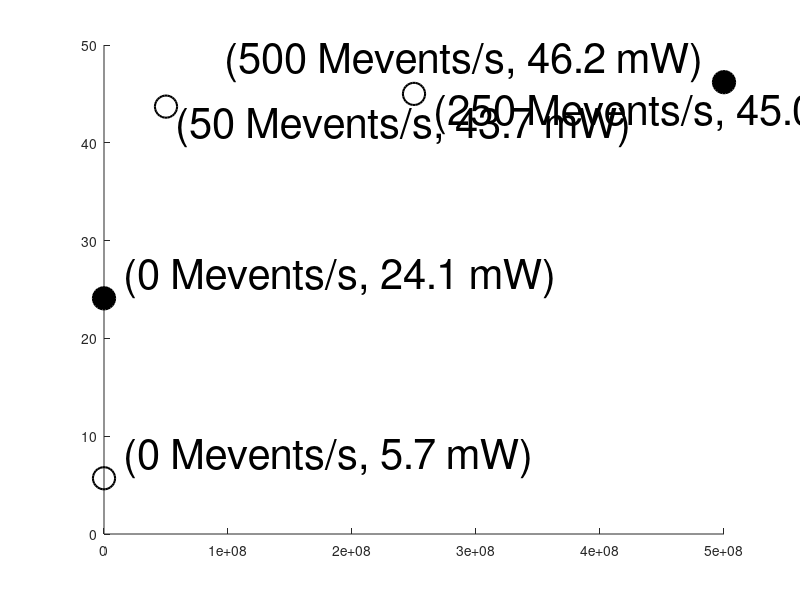

Write MATLAB code to recreate this figure. (Note: this script raises an error after producing the figure.)
% Define data for CSI-2 interface
csi_events_per_sec = [0, 500e6]; % events per second
csi_power_mw = [24.1, 46.2];     % power in mW

% Define data for CPI interface
cpi_events_per_sec = [0, 50e6, 250e6]; 
cpi_power_mw = [5.7, 43.7, 45.0];

% Create figure
figure(1);
clf;
hold on;
grid off;

% Plot CSI-2 interface data: dashed line, filled circle markers
plot(csi_events_per_sec, csi_power_mw, 'ko', ...
    'LineWidth', 1.5, 'MarkerSize', 16, ...
    'MarkerFaceColor', 'k', ...   % filled black
    'DisplayName', 'CSI-2');

% Plot CPI interface data: dotted line, unfilled circle markers
plot(cpi_events_per_sec, cpi_power_mw, 'ko', ...
    'LineWidth', 1.5, 'MarkerSize', 16, ...
    'MarkerFaceColor', 'none', ... % unfilled
    'DisplayName', 'CPI');

% Annotate CSI-2 data points
text(csi_events_per_sec(1), csi_power_mw(1), ...
    sprintf('  (%.0f Mevents/s, %.1f mW)', csi_events_per_sec(1)/1e6, csi_power_mw(1)), ...
    'VerticalAlignment', 'bottom', 'HorizontalAlignment', 'left', ...
    'Color', 'black', 'FontSize', 30);

text(csi_events_per_sec(2), csi_power_mw(2), ...
    sprintf('(%.0f Mevents/s, %.1f mW)  ', csi_events_per_sec(2)/1e6, csi_power_mw(2)), ...
    'VerticalAlignment', 'bottom', 'HorizontalAlignment', 'right', ...
    'Color', 'black', 'FontSize', 30);

% Annotate CPI data points
text(cpi_events_per_sec(1), cpi_power_mw(1), ...
    sprintf('  (%.0f Mevents/s, %.1f mW)', cpi_events_per_sec(1)/1e6, cpi_power_mw(1)), ...
    'VerticalAlignment', 'bottom', 'HorizontalAlignment', 'left', ...
    'Color', 'black', 'FontSize', 30);

text(cpi_events_per_sec(2)+ 0*10e6, cpi_power_mw(2) + 0, ...
    sprintf(' (%.0f Mevents/s, %.1f mW)', cpi_events_per_sec(2)/1e6, cpi_power_mw(2)), ...
    'VerticalAlignment', 'top', 'HorizontalAlignment', 'left', ...
    'Color', 'black', 'FontSize', 30);

text(cpi_events_per_sec(3), cpi_power_mw(3) - 0, ...
    sprintf('  (%.0f Mevents/s, %.1f mW) ', cpi_events_per_sec(3)/1e6, cpi_power_mw(3)), ...
    'VerticalAlignment', 'top', 'HorizontalAlignment', 'left', ...
    'Color', 'black', 'FontSize', 30);

% Format X-axis to show in scientific notation
ax = gca;
ax.XAxis.Exponent = 6;
ax.FontSize = 32;

% Axis labels
xlabel('Events per second', 'FontSize', 32);
ylabel('Power (mW)', 'FontSize', 32);

% Title and legend
title('Power Consumption vs Event Rate', 'FontSize', 35);
legend('Location', 'south', 'FontSize', 35);

